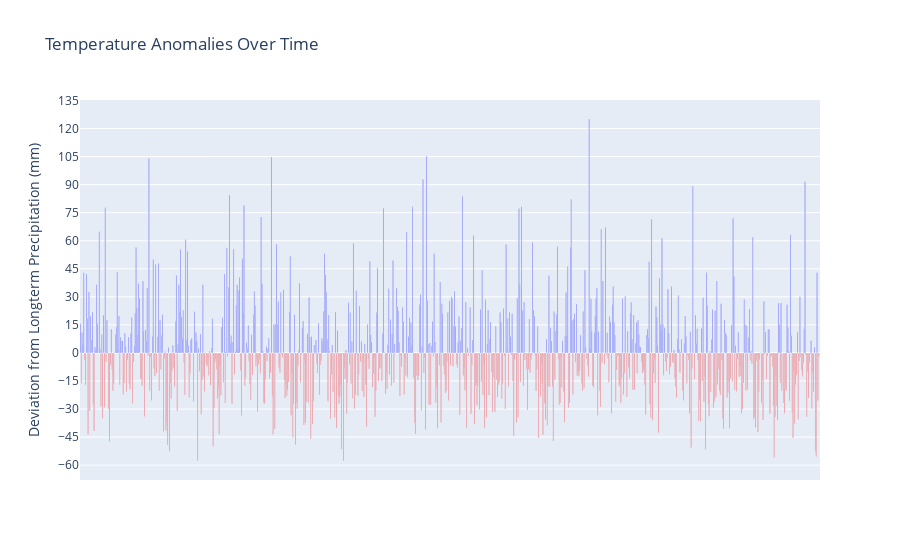

Notebook code cell kept with this figure:
### Code cell
# Visualize deviations from the reference mean

# Create a bar chart
fig = px.bar(df, x='Date', y='Std_Deviation',
             title='Temperature Anomalies Over Time',
             labels={'Std_Deviation': 'Precipitation (mm)', 'Date': 'Date'})

# Update X and Y axis labels
fig.update_xaxes(showticklabels=False, tickformat='%b %Y', title_text='')
fig.update_yaxes(dtick=15, title_text='Deviation from Longterm Precipitation (mm)')


# Assign colors based on the sign of the anomaly
fig.update_traces(marker_color=df['Std_Deviation'].apply(lambda x: 'blue' if x > 0 else 'red'))

# Display the figure
fig.show()

### Figure 1 — Plotly figure (JSON) as saved in the notebook; plotly's stock layout.template omitted (floating-point values rounded to 4 significant figures; data arrays with more than 128 entries replaced by an {"elided": "..."} marker saying what was removed)
{"data": [{"alignmentgroup": "True", "hovertemplate": "Date=%{x}<br>Precipitation (mm)=%{y}<extra></extra>", "legendgroup": "", "marker": {"color": {"elided": "861 str values"}, "pattern": {"shape": ""}}, "name": "", "offsetgroup": "", "orientation": "v", "showlegend": false, "textposition": "auto", "type": "bar", "x": {"elided": "861 str values"}, "xaxis": "x", "y": {"elided": "861 float values"}, "yaxis": "y"}], "layout": {"barmode": "relative", "legend": {"tracegroupgap": 0}, "title": {"text": "Temperature Anomalies Over Time"}, "xaxis": {"anchor": "y", "domain": [0, 1], "showticklabels": false, "tickformat": "%b %Y", "title": {"text": ""}}, "yaxis": {"anchor": "x", "domain": [0, 1], "dtick": 15, "title": {"text": "Deviation from Longterm Precipitation (mm)"}}}}
